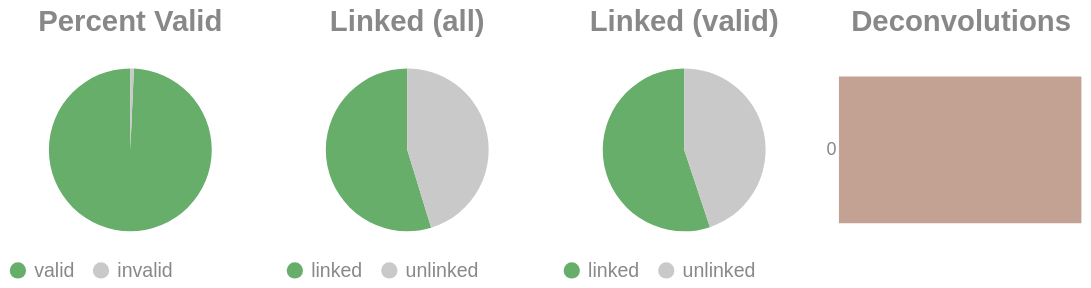

Notebook code cell kept with this figure:
### Code cell
if SKIPLR:
    pass
else:
    clash = Counter()
    for i in valids['molecule'].to_list():
        _mol = i.split("-")
        if len(_mol) == 1:
            clash.update('0')
        else:
            clash.update(_mol[-1])

    _d = {"deconvolutions": [], 'count': []}
    for k,v in clash.items():
        _d['deconvolutions'].append(k)
        _d['count'].append(v)

    tot_valid = valids['reads'].sum()
    mask = valids['reads'] >= 2
    n_linked_reads = valids.filter(mask)['reads'].sum()
    if n_linked_reads == 0:
        print_html("No linked molecules (>=2 reads) were detected; skipping linked-only distributions.")
        SKIPLR = True
    else:
        perc_valid = round(tot_valid / n_reads, 4)
        linked_perc_abs = round(n_linked_reads / n_reads, 4)
        linked_perc = round(n_linked_reads / tot_valid, 4)

    _valid = pl.DataFrame({"valids": ['valid', 'invalid'], "count": [tot_valid, n_reads - tot_valid]})
    _linked_abs = pl.DataFrame({"linked (absolute)": ['linked', 'unlinked'], "count": [n_linked_reads, n_reads - n_linked_reads]})
    _linked_rel = pl.DataFrame({"linked (valids)": ['linked', 'unlinked'], "count": [n_linked_reads, tot_valid - n_linked_reads]})

    (
        alt.hconcat(
            piechart(_valid, goodval = 'valid', title = "Percent Valid"),
            piechart(_linked_abs, goodval = "linked", title =  "Linked (all)"),
            piechart(_linked_rel, goodval = "linked", title =  "Linked (valid)"),
            convolutionbar(pl.DataFrame(_d), title = "Deconvolutions"),
            center = True,
            bounds = 'flush'
        )
        .resolve_scale(color='independent')
        .resolve_legend('independent')
        .properties(usermeta={'embedOptions': {"actions": False}})
    ).display()

### Figure 1 — Vega-Lite specification as saved in the notebook (floating-point values rounded to 4 significant figures)
{"width": "container", "height": 400, "config": {"title": {"anchor": "start", "dy": -15, "fontSize": 18, "color": "#888888", "subtitleColor": "#888888", "subtitleFontSize": 14}, "arc": {"fill": "#0072B2"}, "axis": {"domainColor": "#888888", "domainWidth": 0.5, "gridWidth": 0.2, "grid": false, "titleFontWeight": 400, "titleFontSize": 15, "labelFontSize": 11, "labelColor": "#888888", "tickColor": "#888888", "tickWidth": 0.2, "titleColor": "#888888"}, "axisBand": {"grid": false}, "axisX": {"grid": true, "tickSize": 10, "domainCap": "round"}, "axisY": {"domain": false, "grid": true, "tickSize": 0, "domainCap": "round"}, "background": "transparent", "header": {"labelFontSize": 15, "labelColor": "#888888", "titleFontSize": 15, "titleFontWeight": 600, "titleColor": "#888888"}, "legend": {"labelFont": "sans-serif", "labelFontSize": 12, "labelColor": "#888888", "symbolSize": 100, "symbolType": "circle", "titleFontSize": 12, "titlePadding": 10, "titleColor": "#888888", "title": null}, "range": {"category": ["#E69F00", "#56B4E9", "#009E73", "#F0E442", "#0072B2", "#D55E00", "#CC79A7", "#000000"], "diverging": ["#cfe8f3", "#a2d4ec", "#73bfe2", "#46abdb", "#1696d2", "#12719e"]}, "area": {"fill": "#0072B2", "fillOpacity": 0.7, "line": true, "strokeOpacity": 0.7}, "line": {"color": "#0072B2", "stroke": "#0072B2", "strokeWidth": 2}, "trail": {"color": "#0072B2", "stroke": "#0072B2", "strokeWidth": 0, "size": 1}, "point": {"filled": true, "fillOpacity": 1.0, "size": 95}, "text": {"color": "#888888", "fontSize": 11, "align": "right", "fontWeight": 400, "size": 11}, "bar": {"fill": "#0072B2", "stroke": null}, "view": {"stroke": null, "continuousWidth": 660, "continuousHeight": 400}}, "hconcat": [{"data": {"name": "data-b7cec640cf98d3c223359d78a71b923e"}, "mark": {"type": "arc"}, "encoding": {"color": {"field": "valids", "legend": {"orient": "bottom", "title": null}, "scale": {"domain": ["valid", "invalid"], "range": ["#68ae6b", "#C9C9C9"]}, "title": "Valids", "type": "nominal"}, "theta": {"field": "count", "type": "quantitative"}, "tooltip": [{"field": "valids", "title": "Valids", "type": "ordinal"}, {"field": "percent", "format": ".2%", "title": "Percent", "type": "quantitative"}, {"field": "count", "title": "Count", "type": "quantitative"}]}, "height": 100, "title": {"text": "Percent Valid", "align": "center", "anchor": "middle"}, "transform": [{"calculate": "datum.count / 9403994", "as": "percent"}], "width": 150}, {"data": {"name": "data-dbfd1e04b76468cd8a4f3dbce63cf218"}, "mark": {"type": "arc"}, "encoding": {"color": {"field": "linked (absolute)", "legend": {"orient": "bottom", "title": null}, "scale": {"domain": ["linked", "unlinked"], "range": ["#68ae6b", "#C9C9C9"]}, "title": "Linked (Absolute)", "type": "nominal"}, "theta": {"field": "count", "type": "quantitative"}, "tooltip": [{"field": "linked (absolute)", "title": "Linked (Absolute)", "type": "ordinal"}, {"field": "percent", "format": ".2%", "title": "Percent", "type": "quantitative"}, {"field": "count", "title": "Count", "type": "quantitative"}]}, "height": 100, "title": {"text": "Linked (all)", "align": "center", "anchor": "middle"}, "transform": [{"calculate": "datum.count / 9403994", "as": "percent"}], "width": 150}, {"data": {"name": "data-806310c0b58795c2d0f637faffa55a4b"}, "mark": {"type": "arc"}, "encoding": {"color": {"field": "linked (valids)", "legend": {"orient": "bottom", "title": null}, "scale": {"domain": ["linked", "unlinked"], "range": ["#68ae6b", "#C9C9C9"]}, "title": "Linked (Valids)", "type": "nominal"}, "theta": {"field": "count", "type": "quantitative"}, "tooltip": [{"field": "linked (valids)", "title": "Linked (Valids)", "type": "ordinal"}, {"field": "percent", "format": ".2%", "title": "Percent", "type": "quantitative"}, {"field": "count", "title": "Count", "type": "quantitative"}]}, "height": 100, "title": {"text": "Linked (valid)", "align": "center", "anchor": "middle"}, "transform": [{"calculate": "datum.count / 9338318", "as": "percent"}], "width": 150}, {"data": {"name": "data-4529de434d80815acc6eb086c36f8022"}, "mark": {"type": "bar"}, "encoding": {"color": {"field": "deconvolutions", "legend": null, "scale": {"scheme": "lightgreyred"}, "type": "nominal"}, "tooltip": [{"field": "deconvolutions", "title": "Deconvolutions", "type": "ordinal"}, {"field": "percent", "format": ".2%", "title": "Percent", "type": "quantitative"}, {"field": "count", "title": "Count", "type": "quantitative"}], "x": {"axis": null, "field": "count", "type": "quantitative"}, "y": {"field": "deconvolutions", "sort": "ascending", "title": null, "type": "nominal"}}, "height": 100, "title": {"text": "Deconvolutions", "align": "center", "anchor": "middle"}, "transform": [{"calculate": "datum.count / 5953792", "as": "percent"}], "width": 150}], "bounds": "flush", "center": true, "resolve": {"legend": {"angle": "independent"}, "scale": {"color": "independent"}}, "usermeta": {"embedOptions": {"actions": false}}, "$schema": "https://vega.github.io/schema/vega-lite/v6.1.0.json", "datasets": {"data-b7cec640cf98d3c223359d78a71b923e": [{"valids": "valid", "count": 9338318}, {"valids": "invalid", "count": 65676}], "data-dbfd1e04b76468cd8a4f3dbce63cf218": [{"linked (absolute)": "linked", "count": 5147896}, {"linked (absolute)": "unlinked", "count": 4256098}], "data-806310c0b58795c2d0f637faffa55a4b": [{"linked (valids)": "linked", "count": 5147896}, {"linked (valids)": "unlinked", "count": 4190422}], "data-4529de434d80815acc6eb086c36f8022": [{"deconvolutions": "0", "count": 5953792}]}}
